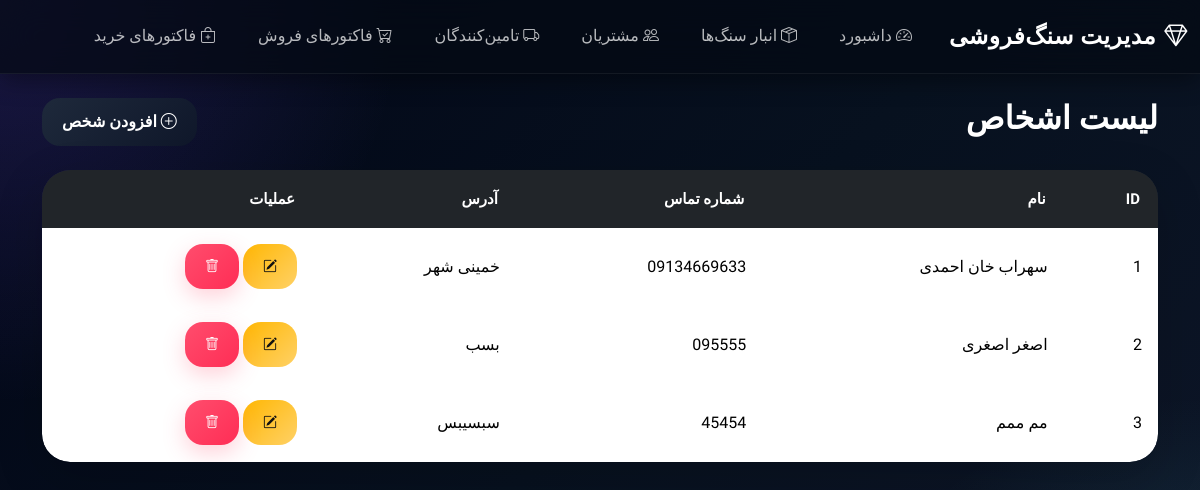
The app's page /persons/ with its own data.
### core/models.py (models this page shows, shortened)
class Person(models.Model):
    PERSON_TYPES = [
        ('real', 'حقیقی'),
        ('legal', 'حقوقی'),
    ]
    first_name = models.CharField(max_length=100, verbose_name='نام')
    last_name = models.CharField(max_length=100, verbose_name='نام خانوادگی')
    national_code = models.CharField(
        max_length=20,
        unique=True,
        verbose_name='کد ملی / شناسه اقتصادی'
    )
    phone = models.CharField(max_length=15, verbose_name='شماره تماس')
    address = models.TextField(verbose_name='آدرس')
    person_type = models.CharField(
        max_length=10,
        choices=PERSON_TYPES,
        verbose_name='نوع شخص'
    )
    created_at = models.DateTimeField(auto_now_add=True)
    class Meta:
        verbose_name = 'شخص'
        verbose_name_plural = 'اشخاص'

### core/views.py (the view)
# urls.py: path('persons/', person_list, name='person_list'),
def person_list(request):
    persons = Person.objects.all()
    return render(request, 'core/person_list.html', {'persons': persons})

### core/templates/core/person_list.html (shortened to what this page needs)
{% extends 'core/base.html' %}
{% block content %}
<div class="d-flex justify-content-between align-items-center mb-4">
    <h2 class="fw-bold">
        لیست اشخاص
    </h2>
    <a href="{% url 'add_person' %}" class="btn btn-dark">
        <i class="bi bi-plus-circle"></i>
        افزودن شخص
    </a>
</div>
<div class="card border-0 shadow-lg">
    <div class="card-body p-0">
        <table class="table table-hover align-middle mb-0">
            <thead class="table-dark">
                <tr>
                    <th>ID</th>
                    <th>نام</th>
                    <th>شماره تماس</th>
                    <th>آدرس</th>
                    <th>عملیات</th>
                </tr>
            </thead>
            <tbody>
                {% for person in persons %}
                <tr>
                    <td>{{ person.id }}</td>
                    <td>
                        {{ person.first_name }}
                        {{ person.last_name }}
                    </td>
                    <td>{{ person.phone }}</td>
                    <td>{{ person.address }}</td>
                    <td>
                        <a href="{% url 'edit_person' person.id %}" class="btn btn-warning btn-sm">
                            <i class="bi bi-pencil-square"></i>
                        </a>
                        <a href="{% url 'delete_person' person.id %}" class="btn btn-danger btn-sm">
                            <i class="bi bi-trash"></i>
                        </a>
                    </td>
                </tr>
                {% endfor %}
            </tbody>
        </table>
    </div>
</div>
{% endblock %}

### core/static/core/style.css (style rules this page uses)
:root { --bg:#07111f; --card:#101b2d; --glass:rgba(255,255,255,0.06); --border:rgba(255,255,255,0.08); --primary:#7c5cff; --primary2:#5ce1e6; --success:#00d68f; --danger:#ff4d6d; --warning:#ffb703; --text:#ffffff; --muted:#a8b3cf; --shadow: 0 10px 30px rgba(0,0,0,0.35); --radius:28px; }
* { margin:0; padding:0; box-sizing:border-box; }
body { font-family:'Vazirmatn',sans-serif; min-height:100vh; color:var(--text); background: radial-gradient(circle at top left,#7c5cff33 0%,transparent 28%), radial-gradient(circle at bottom right,#5ce1e633 0%,transparent 28%), linear-gradient(135deg,#020617,#07111f,#0f172a); background-attachment:fixed; overflow-x:hidden; }
.card { border:none; border-radius:var(--radius); overflow:hidden; background:var(--glass); backdrop-filter:blur(22px); border:1px solid var(--border); box-shadow:var(--shadow); transition:0.45s cubic-bezier(.2,.8,.2,1); position:relative; }
.card::before { content:''; position:absolute; inset:0; background: linear-gradient( 135deg, rgba(255,255,255,0.09), transparent 40% ); opacity:0; transition:0.4s; }
.card-body { padding:2rem; }
.bi { transition:0.45s; }
h1,h2,h3,h4,h5 { font-weight:900; color:white; }
.btn { border:none; border-radius:18px; padding:12px 20px; font-weight:700; transition:0.35s; position:relative; overflow:hidden; }
.btn::before { content:''; position:absolute; inset:0; background:rgba(255,255,255,0.15); opacity:0; transition:0.3s; }
.btn-danger { background: linear-gradient( 135deg, #ff4d6d, #ff2d55 ); box-shadow: 0 8px 22px rgba(255,77,109,0.25); }
.btn-warning { background: linear-gradient( 135deg, #ffb703, #ffd166 ); color:#111; }
.btn-dark { background: linear-gradient( 135deg, #1e293b, #0f172a ); }
.table { color:white; border-radius:22px; overflow:hidden; background:rgba(255,255,255,0.04); backdrop-filter:blur(14px); }
.table thead { background: linear-gradient( 135deg, #7c5cff, #5ce1e6 ); }
.table th { border:none; padding:18px; font-size:15px; font-weight:800; }
.table td { border-color:rgba(255,255,255,0.05); padding:16px; vertical-align:middle; }
.table-hover tbody tr { transition:0.3s; }
::placeholder { color:#bfc8dd!important; }
.card, .table, .alert { animation:fadeUp .55s ease; }

### records on screen
Person: id "1", first_name "سهراب", last_name "خان احمدی", phone "09134669633", address "خمینی شهر"
Person: id "2", first_name "اصغر", last_name "اصغری", phone "095555", address "بسب"
Person: id "3", first_name "مم", last_name "ممم", phone "45454", address "سبسیبس"
